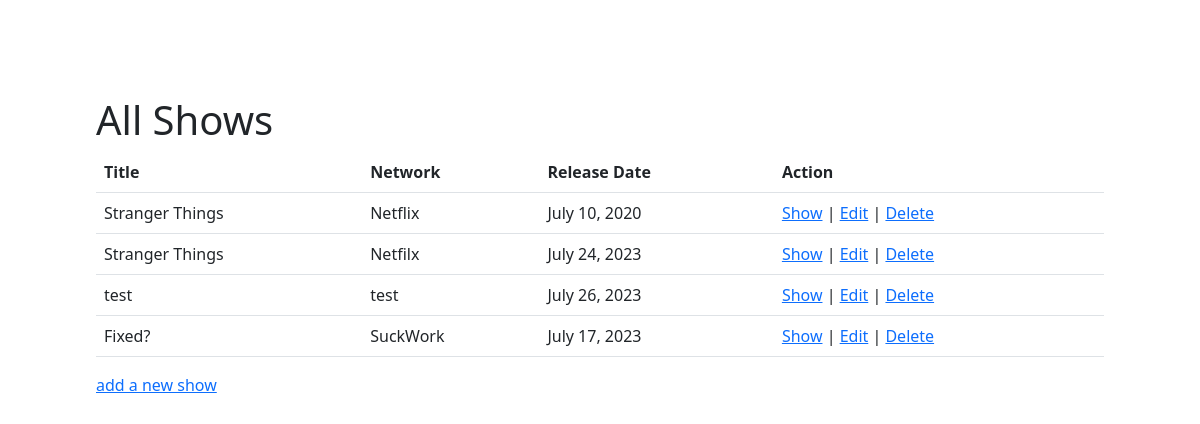
The app's page /shows, older data.
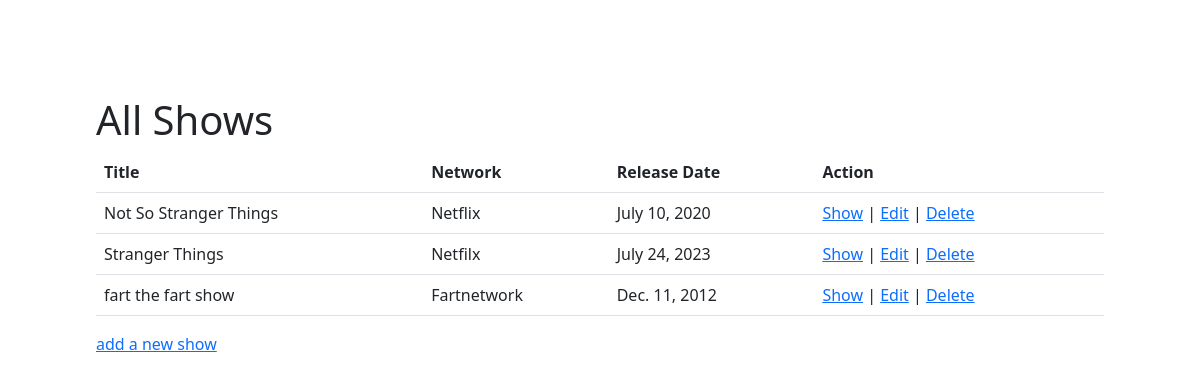
The same page, newer data.
### shows_app/models.py (models this page shows)
class Show(models.Model):
    title = models.CharField(max_length=48)
    network = models.CharField(max_length=48)
    release_date = models.DateField()
    description = models.TextField(blank=True)
    created_at = models.DateTimeField(auto_now_add=True)
    updated_at = models.DateTimeField(auto_now=True)
    objects = ShowManager()

### shows_app/views.py (the view)
# urls.py: path('shows', views.display_all),
def display_all(request):
      context = {"shows": Show.objects.all()}
      return render(request, "landing.html", context)

### shows_app/templates/landing.html (shortened to what this page needs)
<!DOCTYPE html>
<html lang="en">
    <head>
        <link href="https://cdn.jsdelivr.net/npm/bootstrap@5.3.0/dist/css/bootstrap.min.css" rel="stylesheet">
    </head>
<body class="m-5 p-5">
    <h1>All Shows</h1>
    <div>
        <table class="table">
            <thead>
                <tr>
                    <th>Title</th>
                    <th>Network</th>
                    <th>Release Date</th>
                    <th>Action</th>
                </tr>
            </thead>
            <tbody>
                {% for show in shows %}
                    <tr>
                        <td>{{show.title}}</td>
                        <td>{{show.network}}</td>
                        <td>{{show.release_date}}</td>
                        <td>
                            <a href="shows/{{show.id}}">Show</a>
                            | <a href="shows/{{show.id}}/edit">Edit</a>
                            | <a href="shows/{{show.id}}/delete">Delete</a>
                        </td>
                    </tr>
                {% endfor %}
            </tbody>
        </table>
    </div>
    <a href="/shows/new">add a new show</a>
</body>
</html>

Row changes from the older to the newer data that the page shows:
removed Show: title "test", network "test", release_date "July 26, 2023"
removed Show: title "Fixed?", network "SuckWork", release_date "July 17, 2023"
changed Show "Netflix": title "Stranger Things" → "Not So Stranger Things"
added Show: title "fart the fart show", network "Fartnetwork", release_date "Dec. 11, 2012"
